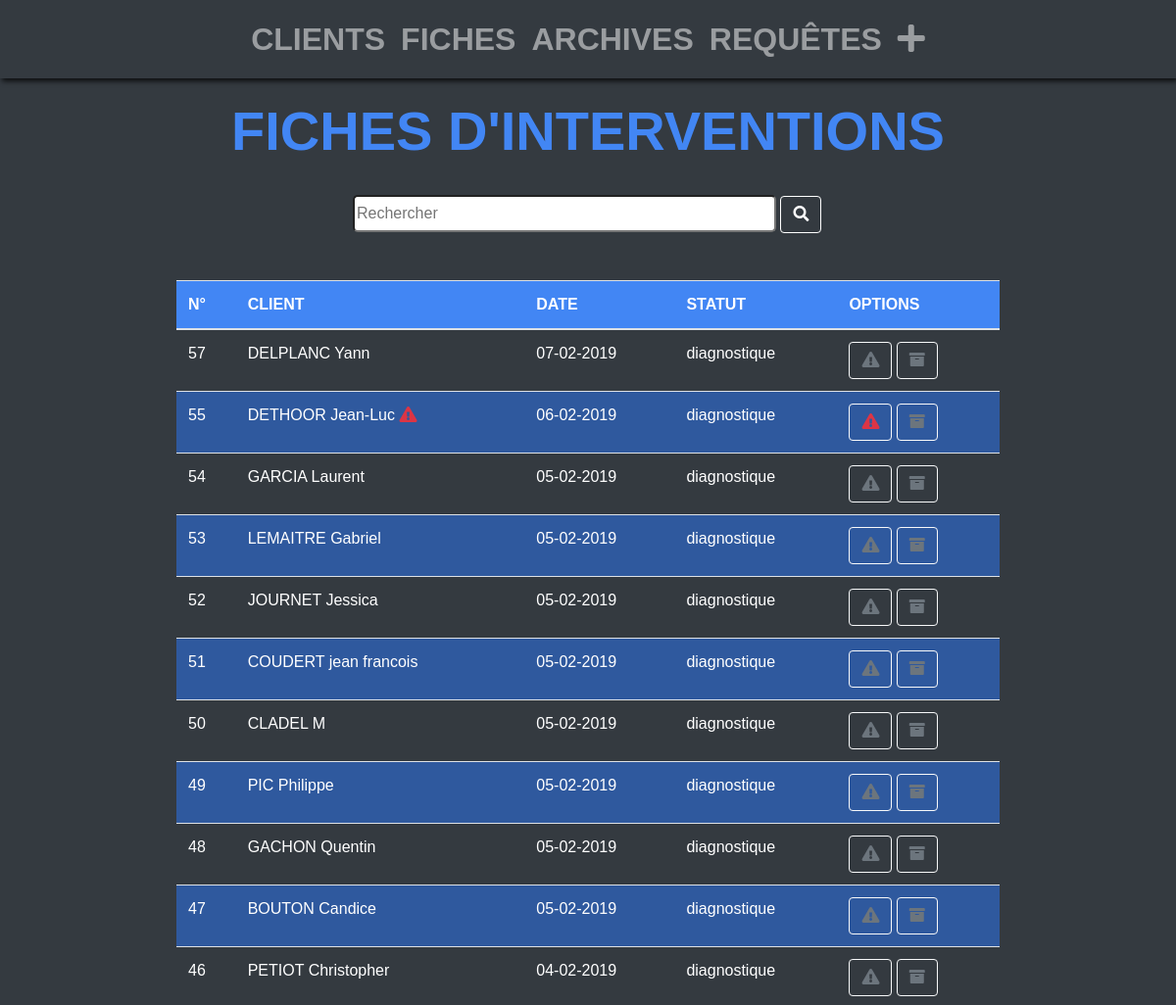
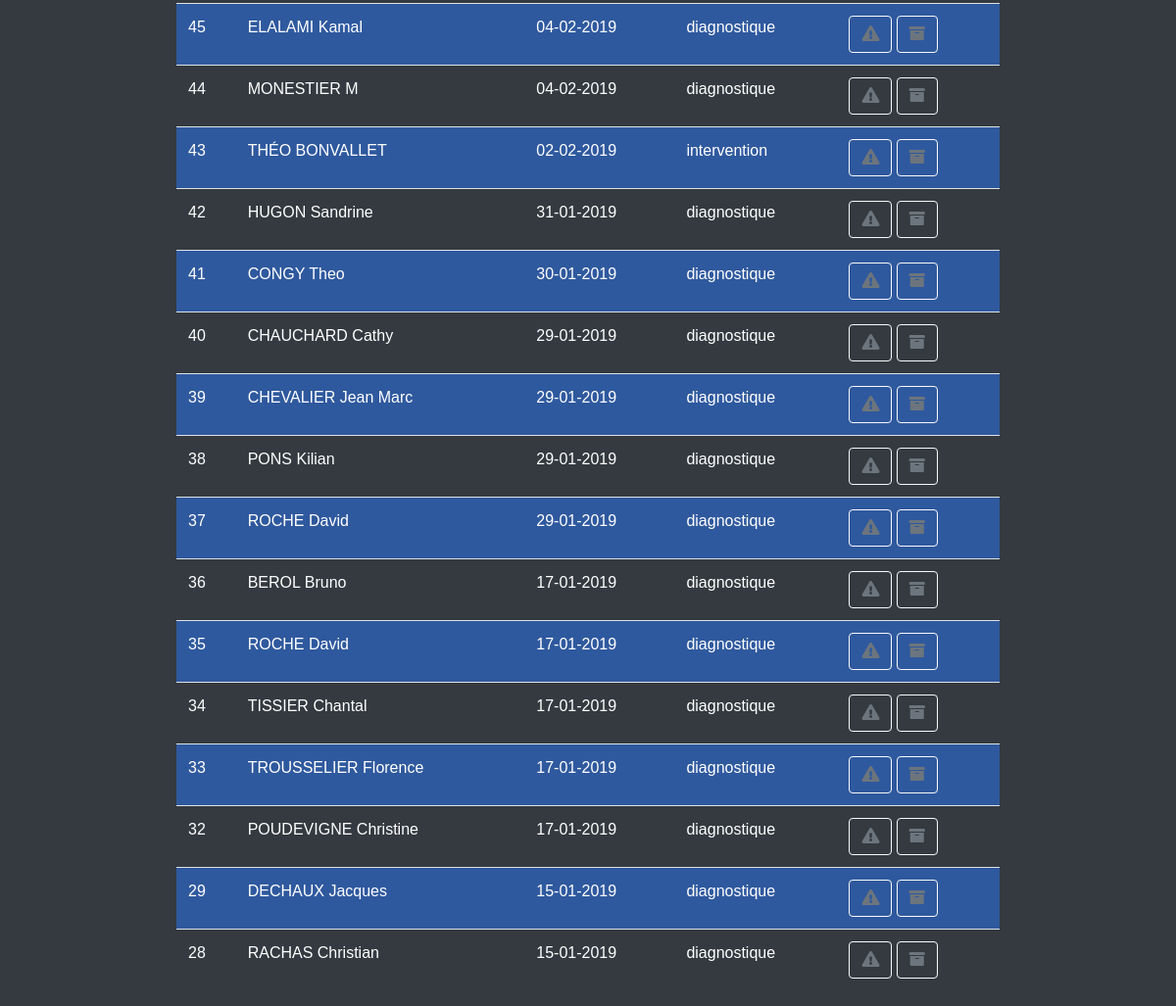
Page /sheet/ on the earlier database version (2 pictures, top to bottom).
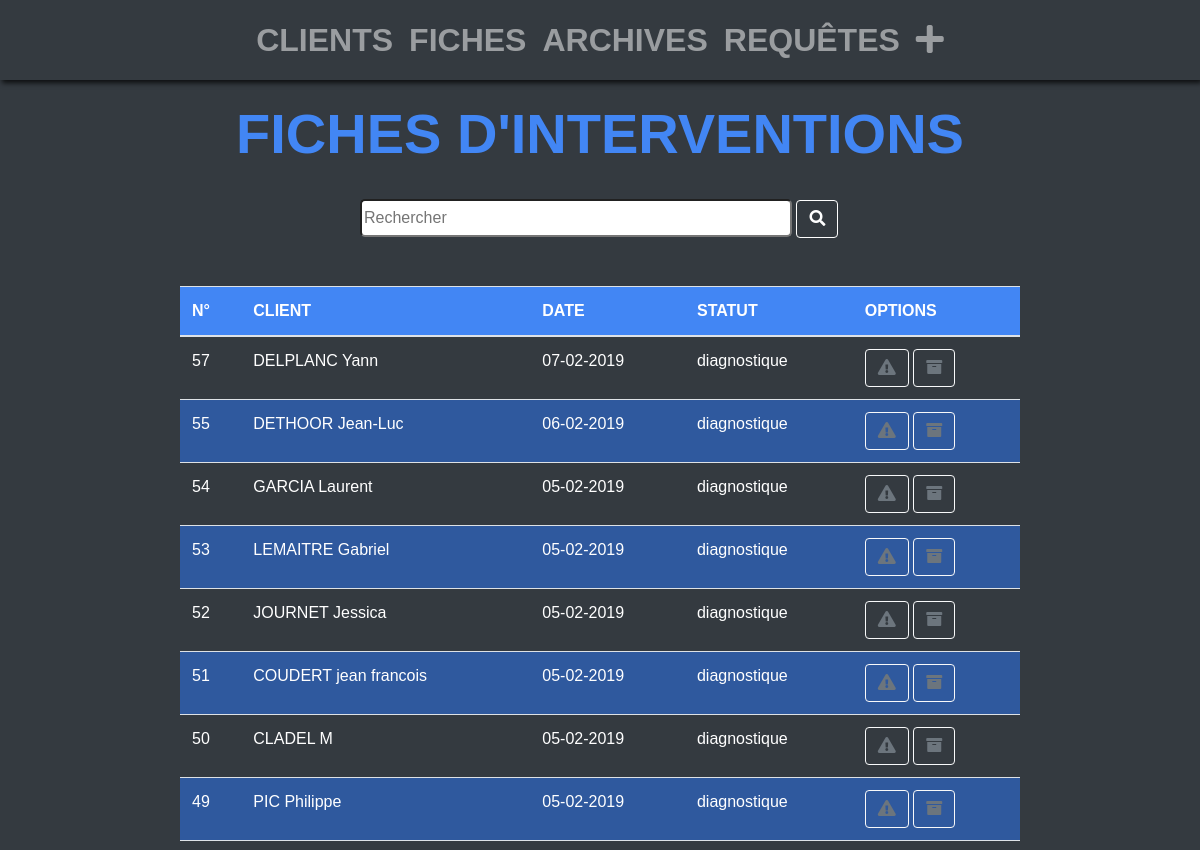
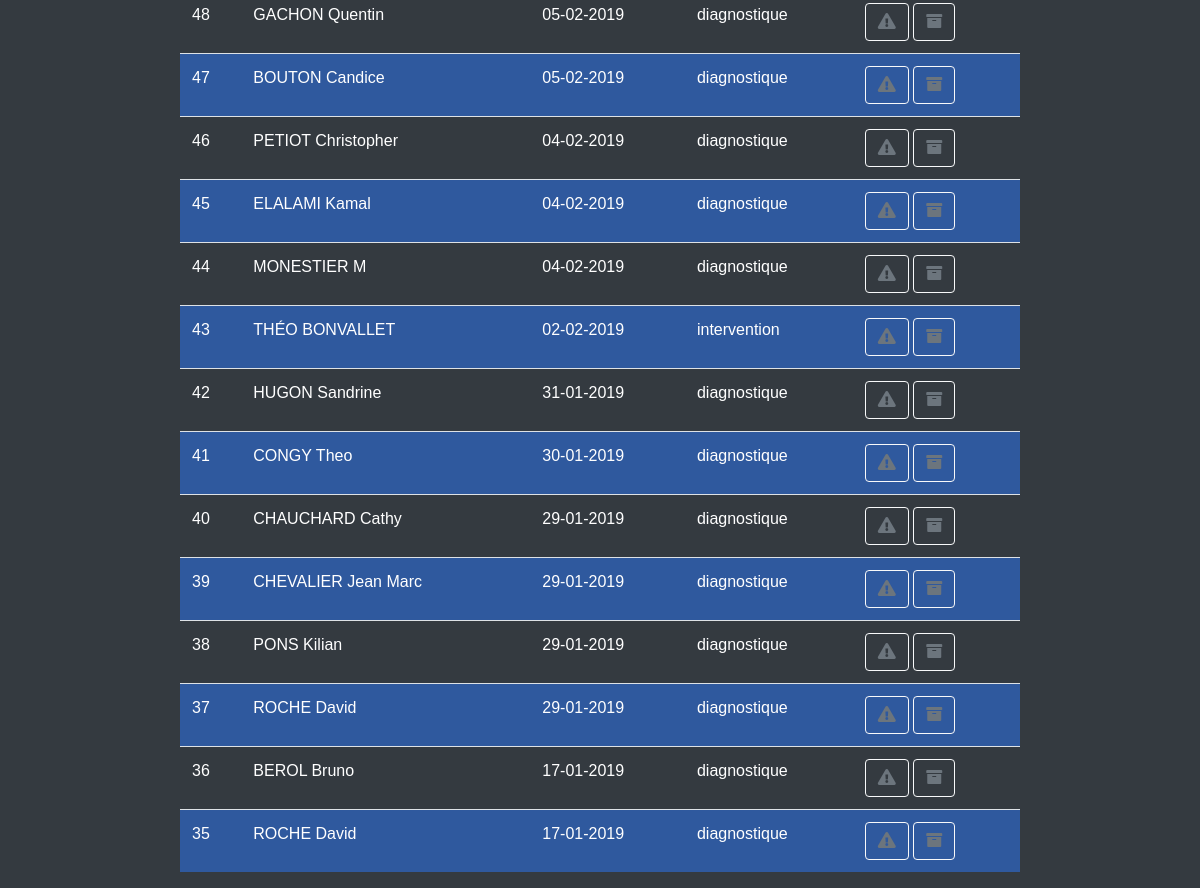
Same page on the later database version (2 pictures, top to bottom).
### gestion_intervention/models.py (models this page shows, shortened)
class Sheet(models.Model):
    customer = models.ForeignKey(Customer)
    important = models.BooleanField(default=False)
    archive = models.BooleanField(default=False)
    date = models.DateTimeField(auto_now_add=True, blank=True)
    statut = models.CharField(max_length=40, choices=STATUS_SHEET)
    other = MultiSelectField(max_length=40, choices=OTHERS_CHOICES, null=True, blank=True )
    reason = models.TextField(null=True, blank=True)
    password = models.CharField(max_length=100, null=True, blank=True)
    resolution = models.TextField(null=True, blank=True)
    comment = models.TextField(null=True, blank=True)
    guarantee = models.BooleanField(default=False)
    def datepublished(self):
        return self.date.strftime('%d-%m-%Y')

class Customer(models.Model):
    first_name = models.CharField(max_length=50)
    last_name = models.CharField(max_length=50)
    slug = AutoSlugField(populate_from='first_name')
    email = models.EmailField(blank=True, null=True, unique=True)
    phone = models.CharField(max_length=70, null=False, blank=False)

### gestion_intervention/views.py (the view)
# urls.py: url(r'^sheet/$', SheetListView.as_view(), name='sheet-list'),
class SheetListView(ListView):
    models = Sheet
    def get_queryset(self):
        return Sheet.objects.filter(archive=False).order_by('-date')

### gestion_intervention/templates/gestion_intervention/sheet_list.html (shortened to what this page needs)
{% extends "gestion_intervention/base.html" %}
{% block content %}
<div class="col-12 sheet_list">
    <h2>Fiches d'Interventions</h2>
    <form class="search mx-auto" action="#" method="get">
        <input class="field" id="myCustomerInput" type="search" name="q" placeholder="Rechercher" class="form-control">
        <button class="btn " type="submit"><i class="fas fa-search"></i></button>
    </form>
    <table class="table table-hover">
        <thead class="sheet_head_list">
            <tr>
                <th scope="col">N°</th>
                <th scope="col">Client</th>
                <th scope="col">Date</th>
                <th scope="col">statut</th>
                <th scope="col">Options</th>
            </tr>
        </thead>
        <tbody>
            {% for sheet in object_list %}
            <tr class="sheet_table customerName">
                <td><a href="{% url 'sheet-detail' sheet.id %}">{{sheet.id}}</a></td>
                <td  scope="row"><a href="{% url 'sheet-detail' sheet.id %}">{% filter upper %}{{sheet.customer.last_name}}{% endfilter %}
                        {{sheet.customer.first_name}} {% if sheet.important == True %}<i class="fas fa-exclamation-triangle text-danger mr-1"></i>{% endif %}</a></td>
                <td><a href="{% url 'sheet-detail' sheet.id %}">{{sheet.datepublished}}</a></td>
                <td><a href="{% url 'sheet-detail' sheet.id %}">{{sheet.statut}}</a></td>
                <td>
                    {% if sheet.important == True %}
                       <form class="change_important_false" action="{% url 'change-sheet-important-false' sheet.id %}" method="post">
                        <button class="btn btn-light change-true text-danger" type="submit"><i class="fas fa-exclamation-triangle"></i></button>
                    </form>
                    {% else %}
                    <form class="change_important_true" action="{% url 'change-sheet-important-true' sheet.id %}" method="post">
                        <button class="btn btn-light change-true text-muted" type="submit"><i class="fas fa-exclamation-triangle"></i></button>
                    </form>
                    {% endif %}
                    <form class="archive" method='POST' action="{% url 'change-sheet-archive' sheet.id %}">
                        <button class="btn btn-light change-true text-muted" type="submit"><i class="fas fa-archive"></i></button>
                    </form>
                </td>
            </tr>
            {% endfor %}
        </tbody>
    </table>
</div>
{% endblock %}

Differences in the rows shown:
no longer on this page (row edited): Sheet: id "34", customer.last_name "TISSIER", customer.first_name "Chantal", datepublished "17-01-2019", statut "diagnostique"
no longer on this page (row edited): Sheet: id "33", customer.last_name "TROUSSELIER", customer.first_name "Florence", datepublished "17-01-2019", statut "diagnostique"
no longer on this page (row edited): Sheet: id "32", customer.last_name "POUDEVIGNE", customer.first_name "Christine", datepublished "17-01-2019", statut "diagnostique"
no longer on this page (row edited): Sheet: id "29", customer.last_name "DECHAUX", customer.first_name "Jacques", datepublished "15-01-2019", statut "diagnostique"
no longer on this page (row edited): Sheet: id "28", customer.last_name "RACHAS", customer.first_name "Christian", datepublished "15-01-2019", statut "diagnostique"
changed Sheet "DETHOOR": important True → False (drawn)
